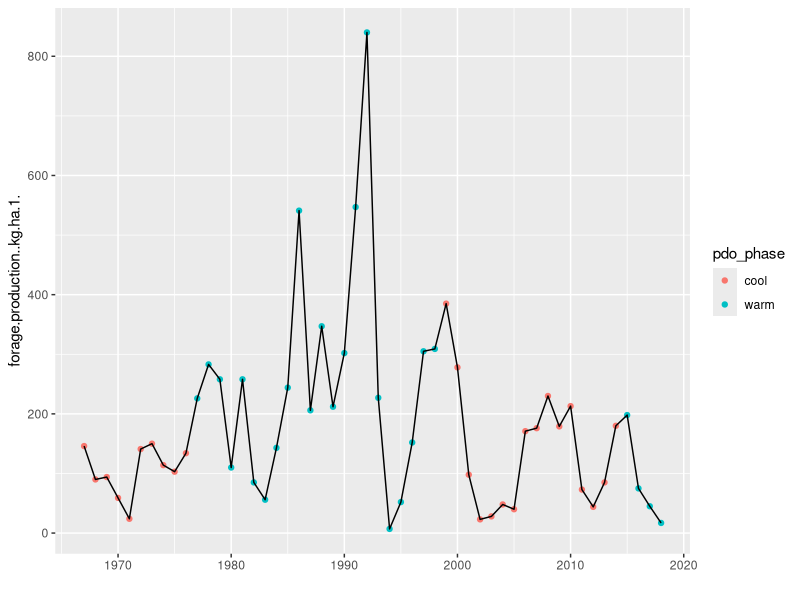
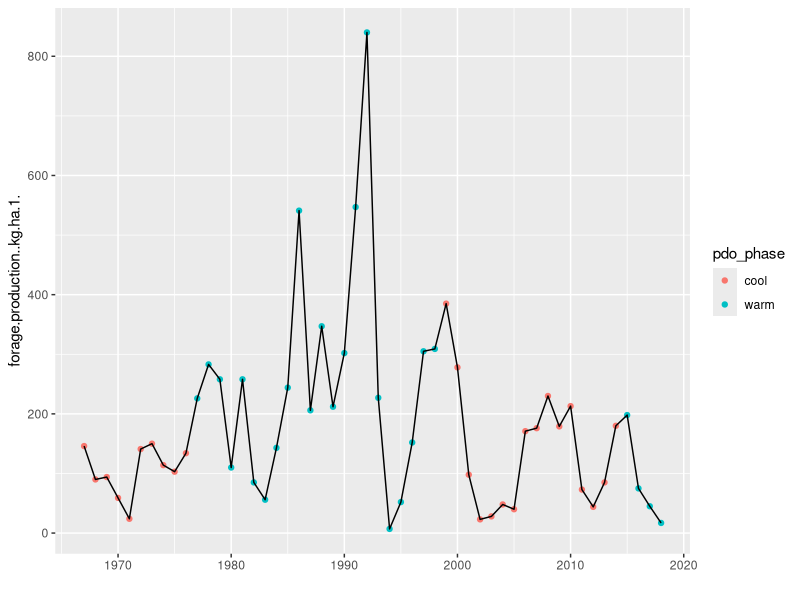

Reproduce these figures in R, in order.
#' Look at CDRRC data
#' This dataset is forage production (kg/ha), not cover. May include plants other than perennial grasses.
#' EMC 7/7/21

library(dplyr)
library(ggplot2)

dat = read.csv('CDRRC/CDRRC pasture 1 long term forage production.csv', skip=2)
pdo = read.csv('data/PDO_phases_byyear.csv')

dat = merge(dat, pdo, by='year')

forage = ggplot(dat, aes(x=as.numeric(year), y=forage.production..kg.ha.1.)) +
  geom_point(aes(color=pdo_phase)) +
  geom_line() +
  xlab('') 
forage
ggsave('Figures/CDRRC_forage.png', plot=forage, width=5, height=3)

# best forage years were during the 1978-1999 warm PDO phase. recent PDO phase 2015-2018 very low production